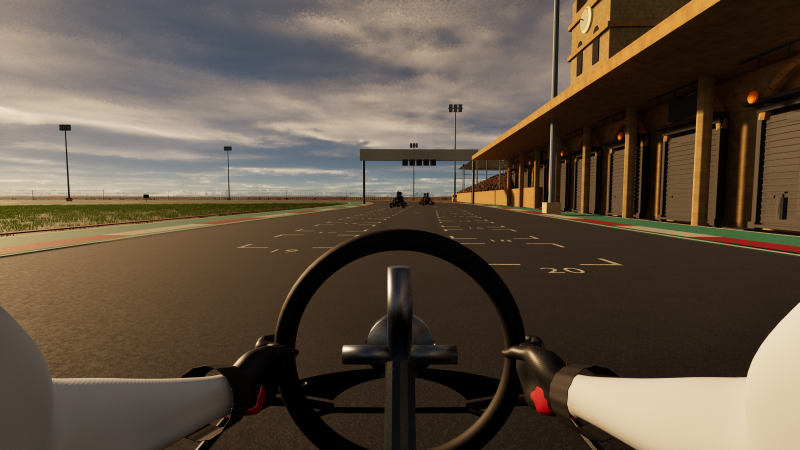
#> input picture Evidence/Cockpit_Reference_v2/Before/straight_center.png, 1600 x 900 px, found by its file name (shown at 1/2 size)
$ python compare_cockpit_target_v4.py
#> lines starting #> are read from the running program, lines starting #| are printed output that depends on the picture
#> pass 3 of the loop `for p in (ROOT/'Evidence/Wheel_Visibility_v3/After').glob('*.png'):`:
from pathlib import Path
from PIL import Image,ImageDraw,ImageFont
import shutil
ROOT=Path(__file__).resolve().parent.parent;E=ROOT/'Evidence/Cockpit_Target_v4';B=E/'Before';B.mkdir(exist_ok=True)
for p in (ROOT/'Evidence/Wheel_Visibility_v3/After').glob('*.png'):
 if not (B/p.name).exists():shutil.copy2(p,B/p.name)
f=ImageFont.truetype('C:/Windows/Fonts/arial.ttf',25)
canvas=Image.new('RGB',(2160,980),(20,22,27));d=ImageDraw.Draw(canvas)
for col,(path,label) in enumerate([(B/'straight_center.png','PREVIOUS'),(E/'After/straight_center.png','ACTUAL UNREAL — V4'),(E/'reference.png','YOUR TARGET')]):
 im=Image.open(path).convert('RGB');im.thumbnail((720,405));canvas.paste(im,(720*col,45));d.text((720*col+15,10),label,font=f,fill='white');original=Image.open(path).convert('RGB');W,H=original.size;crop=original.crop((int(W*.22),int(H*.43),int(W*.78),H));crop.thumbnail((700,485));canvas.paste(crop,(720*col+(720-crop.width)//2,485))
#> after `W, H = original.size`: W = 1600; H = 900
#> after `crop = original.crop((int(W * 0.22), int(H * 0.43), int(W * 0.78), H))`:
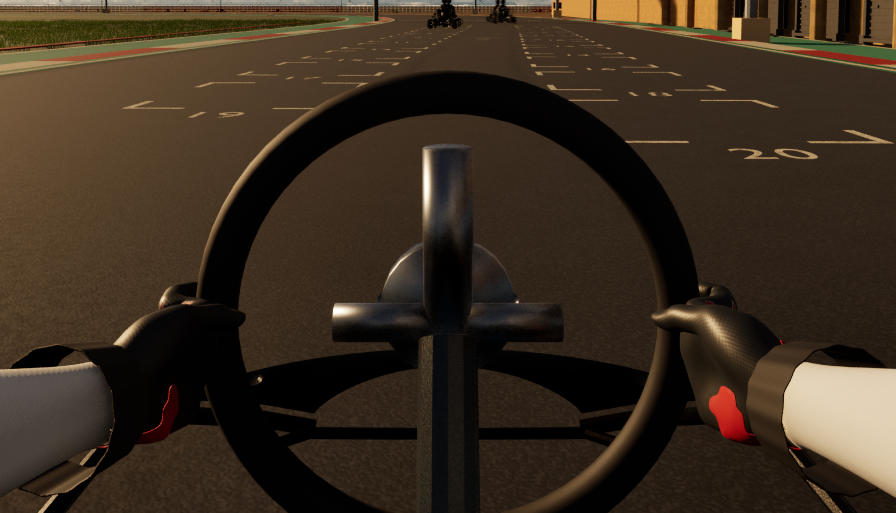
#> crop: PIL image 896x513 RGB; mean R, G, B 58.4, 45.3, 31.9
#> after `canvas.paste(crop, (720 * col + (720 - crop.width) // 2, 485))`:
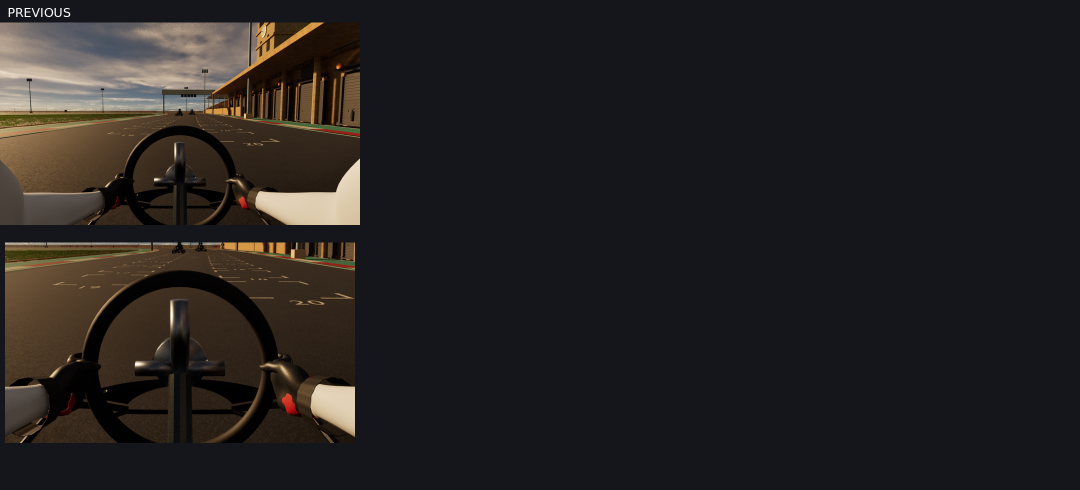
#> canvas: PIL image 2160x980 RGB (shown at 1/2 size); mean R, G, B 35.5, 33.3, 33.2
#> pass 3 of the loop `for col,(path,label) in enumerate([(B/'straight_center.png','PREVIOUS'..`:
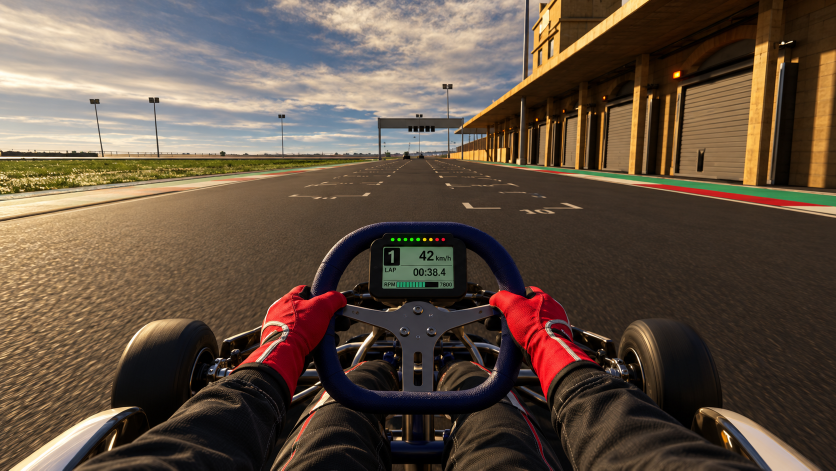
#> input picture Evidence/Cockpit_Layout_v5/reference.png, 1672 x 941 px, found by its file name (shown at 1/2 size)
#> im is the input picture: PIL image 1672x941 RGB; mean R, G, B 97.7, 81, 67
#> crop: PIL image 937x537 RGB
#> crop: PIL image 700x401 RGB
canvas.save(E/'Previous_Actual_Target.png')
canvas=Image.new('RGB',(1920,400),(20,22,27));d=ImageDraw.Draw(canvas)
#> after `canvas = Image.new('RGB', (1920, 400), (20, 22, 27))`:
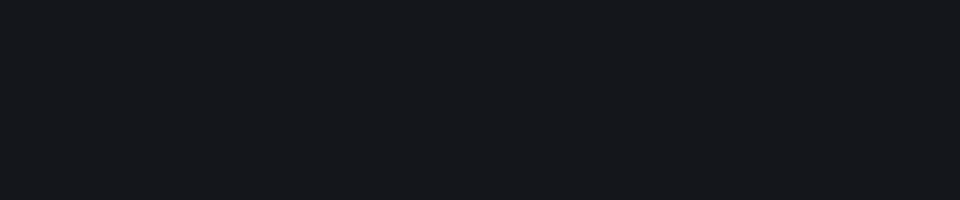
#> canvas: PIL image 1920x400 RGB (shown at 1/2 size); mean R, G, B 20, 22, 27
for col,name in enumerate(['straight_left','straight_center','straight_right']):
 im=Image.open(E/'After'/(name+'.png')).convert('RGB');im.thumbnail((640,360));canvas.paste(im,(640*col,40));d.text((640*col+15,5),name.replace('straight_','').upper(),font=f,fill='white')
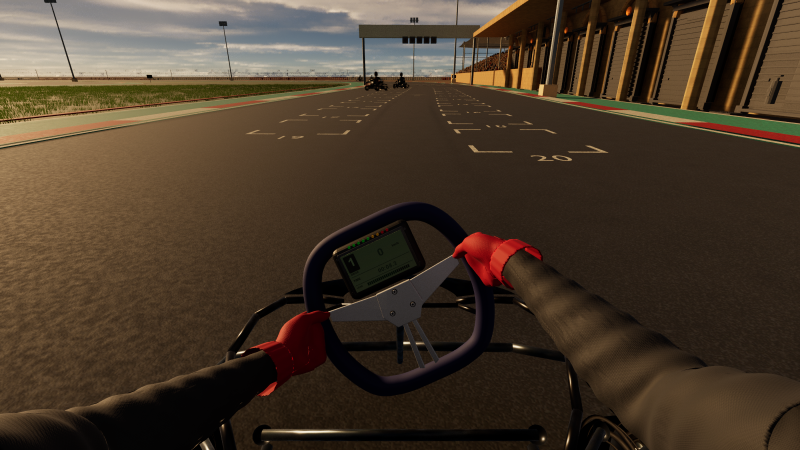
#> input picture Evidence/Cockpit_Target_v4/After/straight_left.png, 1600 x 900 px (shown at 1/2 size)
#> after `im.thumbnail((640, 360))`:
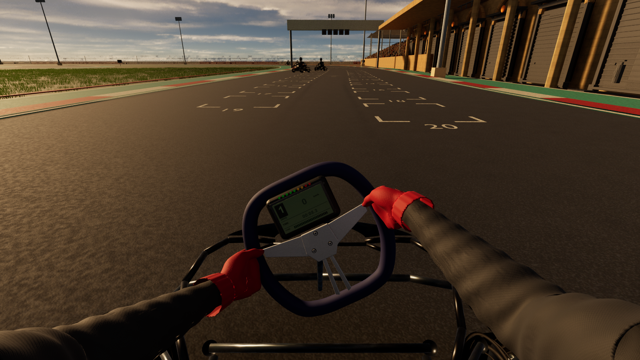
#> im: PIL image 640x360 RGB; mean R, G, B 72.1, 57.1, 41.8
#> after `canvas.paste(im, (640 * col, 40))`:
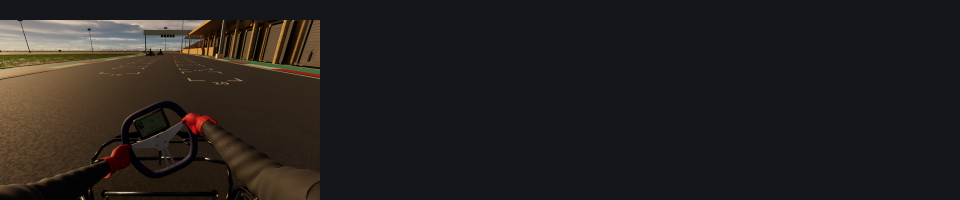
#> canvas: PIL image 1920x400 RGB (shown at 1/2 size); mean R, G, B 35.6, 32.5, 31.5
#> pass 3 of the loop `for col,name in enumerate(['straight_left','straight_center','straight..`:
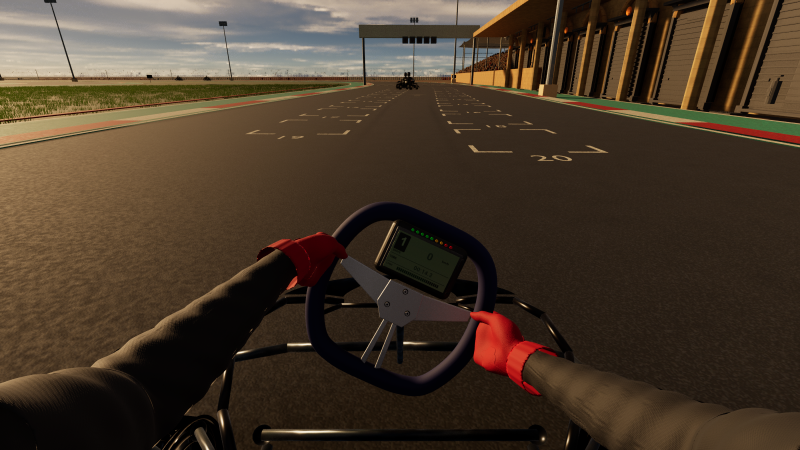
#> input picture Evidence/Cockpit_Target_v4/After/straight_right.png, 1600 x 900 px (shown at 1/2 size)
#> `canvas.paste(im, (640 * col, 40))`:
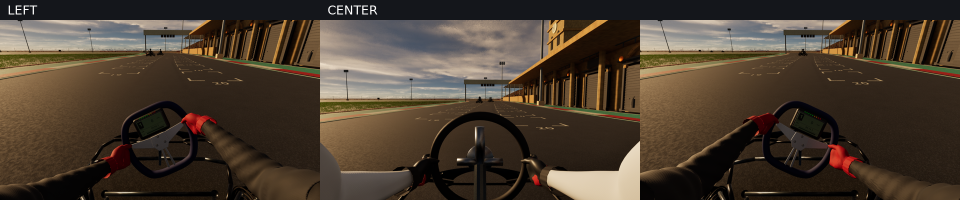
#> canvas: PIL image 1920x400 RGB (shown at 1/2 size); mean R, G, B 73.7, 60.8, 47.9
canvas.save(E/'Steering_Check.png')
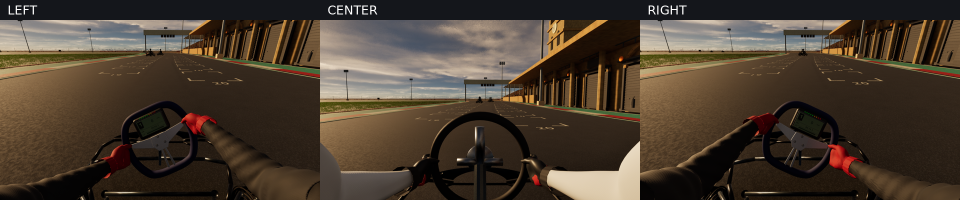
#> saved as Steering_Check.png: PIL image 1920x400 RGB (shown at 1/2 size); mean R, G, B 73.9, 61, 48
